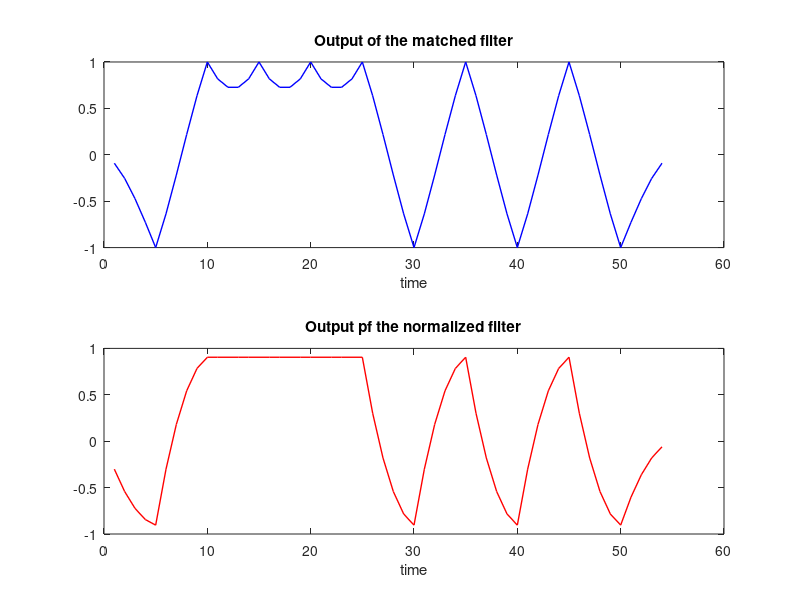
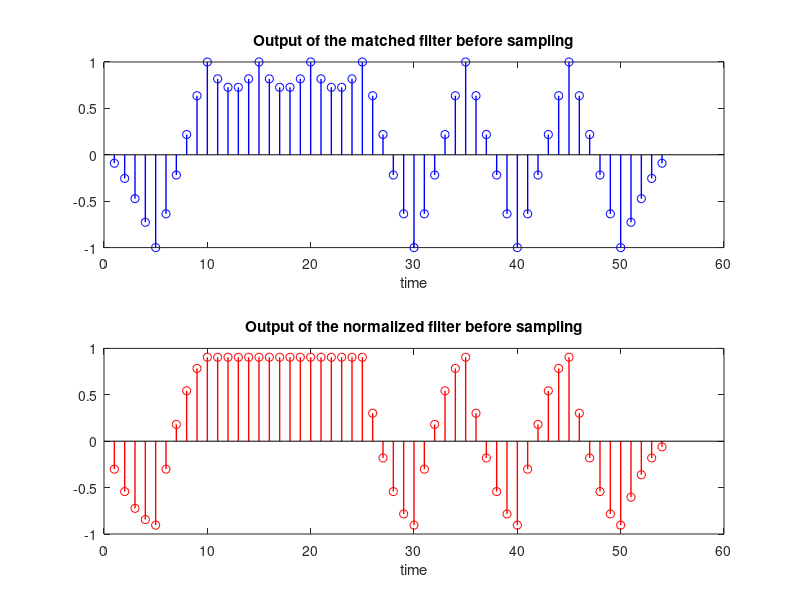
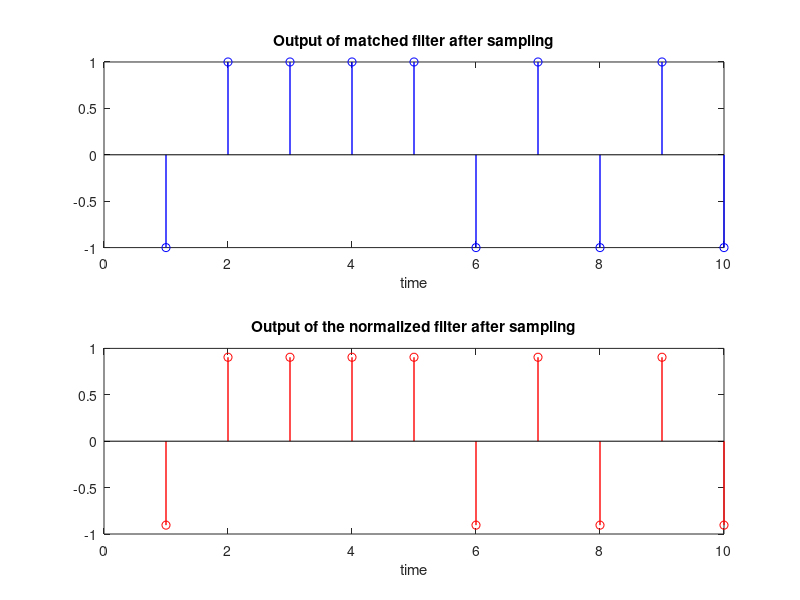
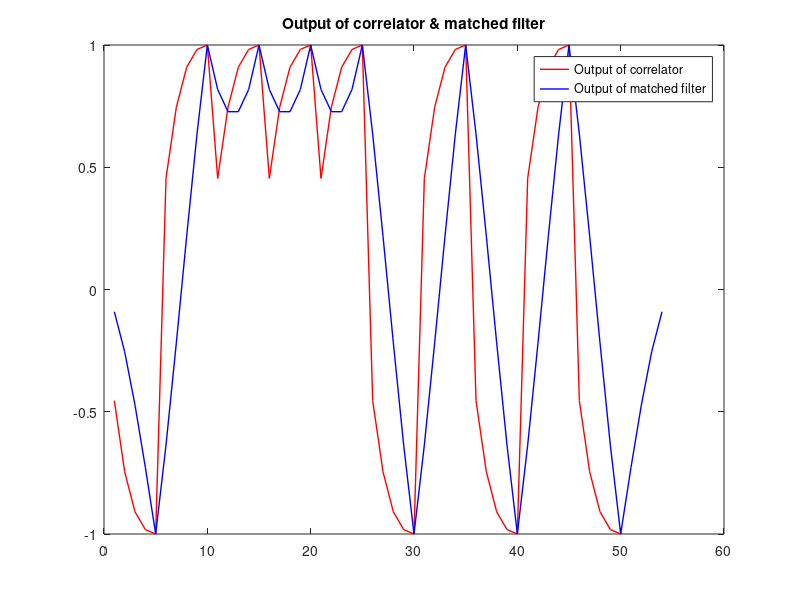

MATLAB code to generate these figures, in order: (Note: this script raises an error after producing the figures.)
%%%%%%%%%%%%%%%%%%%%%Free Noise Environment%%%%%%%%%%%%%%%%%%%
%Generating random sequence ---------------------------------
randSeq = randi([0,1] , 1, 10); %generating 10 random bits
randSeqEdit = (2*randSeq - 1); %converting 0 to -1 and 1 to +1
sampledSignal = upsample(randSeqEdit,5); %sapmle every 200ms
p = [5 4 3 2 1]/sqrt(55); %pulse shaping function
Yn= conv(sampledSignal,p); %output of the transmitter
%Yn = nonzeros(Y);
Yn(:,51:54) = []; %taking only nonzero values
%Matched Filter (matched to p) -------------------------------
MF = fliplr(p); %flip the pulse shaping function 
MF_out = conv(MF,Yn);
for i=1:10
    MF_outSampled (i) = MF_out(5*i); %sampling the output every Ts=1s
end
%Normalized filter --------------------------------------------
NF = [1 1 1 1 1]/sqrt(5);
NF_out = conv(Yn,NF);
for i=1:10
    NF_outSampled(i) = NF_out(5*i);
end
%Plots---------------------------------------------------------
figure;
subplot(2,1,1);
plot(MF_out,'b','linewidth',1);
xlabel("time");
title("Output of the matched filter");
subplot(2,1,2);
plot(NF_out,'r','linewidth',1);
xlabel("time");
title("Output pf the normalized filter");
figure;
subplot(2,1,1);
stem(MF_out,'b','linewidth',1);
xlabel("time");
title("Output of the matched filter before sampling");
subplot(2,1,2);
stem(NF_out,'r','linewidth',1);
xlabel("time");
title("Output of the normalized filter before sampling");
figure;
subplot(2,1,1);
stem(MF_outSampled,'b','linewidth',1);
xlabel("time");
title("Output of matched filter after sampling");
subplot(2,1,2);
stem(NF_outSampled,'r','linewidth',1);
xlabel("time");
title("Output of the normalized filter after sampling");
%Correlator in a noise free system-----------------------------
correlator_in=repmat(p,1,10).*Yn;
m=1;
for i=1:50
    correlator_out(i)=sum(correlator_in(m:i));
if mod(i,5)==0
    m=m+5;
end
end
for i=1:10
    correlator_outSampled(i)=correlator_out(5*i);
end
%Plots---------------------------------------------------------
figure;
plot(correlator_out,'r','linewidth',1);
hold on
plot(MF_out,'b','linewidth',1);
legend('Output of correlator','Output of matched filter');
title("Output of correlator & matched filter");
figure;
stem(correlator_out,'r','linewidth',1);
hold on
stem(MF_out,'b','linewidth',1);
legend('Output of correlator','Output of matched filter');
title("Output of correlator & matched filter before sampling");
figure;
stem(correlator_outSampled,'r','linewidth',1);
hold on
stem(MF_outSampled,'b','linewidth',1);
legend('Output of correlator','Output of matched filter');
title("Output of correlator & matched filter before sampling");

%%%%%%%%%%%%%%%%%%%%%%%Noisy Environment%%%%%%%%%%%%%%%%%%%%%%%
randSeq = randi([0,1],1,10000); %generating 10000 random bits
randSeqEdit = (2*randSeq - 1); %converting 0 to -1 and 1 to +1
sampledSignal = upsample(randSeqEdit,5); %sapmle every 200ms
p = [5 4 3 2 1]/sqrt(55); %pulse shaping function
Yn= conv(sampledSignal,p); %output of the transmitter
Yn(:,50001:50004) = []; %taking only nonzero values
noise = randn(1,size(Yn,2));
No=1;
Eb=1;
for j=-2:5
    No=Eb/(10^(j/10));
    noise_scaled = noise.*sqrt(No/2);
    Vn = Yn+noise_scaled; %adding noise to signal
%Matched and normalized filters---------------------------------
MF = fliplr(p);
MF_out = conv(Vn , MF);
NF = [5 5 5 5 5]/sqrt(125);
NF_out = conv(Vn,NF);
for i=1:10000
    MF_outSampled(i) = MF_out(i*5); %sampling every Ts=5*200ms
    NF_outSampled(i) = NF_out(i*5);
end
%Comparing with threshold for matched filter
for i = 1:length(MF_outSampled)
    if MF_outSampled(i)<0
        MF_outSampled(i) = -1;
    elseif MF_outSampled(i)>0
        MF_outSampled(i) = 1;
    end
end
%Comparing with threshold for matched filter
for i = 1:length(NF_outSampled)
    if NF_outSampled(i)<0
        NF_outSampled(i) = -1;
    elseif NF_outSampled(i)>0
        NF_outSampled(i) = 1;
    end
end
%Getting BER------------------------------------------------------
[numErrorMF , MF_ER] = symerr(MF_outSampled,randSeqEdit); %comparing output of MF with the original signal
[numErrorNF , NF_ER] = symerr(NF_outSampled,randSeqEdit); %comparing output of NF with the original signal
EbNo_ratio(j+3) = Eb/No;
MF_BER(j+3) = MF_ER; %BER for each itteration from -2dB to 5dB
NF_BER(j+3) = NF_ER;
end
%Getting theoritical BER------------------------------------------
for i=1:length(EbNo_ratio)
    theo_BER(i)=0.5*erfc(sqrt(EbNo_ratio(i)));
end
%Plots------------------------------------------------------------
figure;
semilogy(-2:5,MF_BER,'b','linewidth',1);
hold on
semilogy(-2:5,NF_BER,'r','linewidth',1);
hold on
semilogy(-2:5,theo_BER,'g','linewidth',1);
xlabel('Eb/No');
ylabel('BER');
legend('MF BER','NF BER','Theoretical BER');
title('Matched Filter BER ,Normalized Filter BER & Theoretical BER');

%%%%%%%%%%%%%%%%%%%%%%%ISI & Raised Cosine%%%%%%%%%%%%%%%%%%%%%%%
GenBits = randi([0,1],1,100); %data length of 100 bits
GenBitsEdit = (2*GenBits - 1); %converting 0 to -1 and 1 to +1
sampledBits = upsample(GenBitsEdit,5);
R = [0 0 1 1];
delay = [2 8 2 8];
for i=1:4
    [A,B]=rcosine(1,5,'sqrt',R(i),delay(i));
    TX_Filter=filter(A,B,sampledBits);
    RX_Filter=filter(A,B,TX_Filter);
    if i==1 
        eyediagram(TX_Filter,10);
        legend('TX 1');
        eyediagram(RX_Filter,10);
        legend('RX 1');
    elseif i==2
        eyediagram(TX_Filter,10);
        legend('TX 2');
        eyediagram(RX_Filter,10);
        legend('RX 2');
    elseif i==3
        eyediagram(TX_Filter,10);
        legend('TX 3');
        eyediagram(RX_Filter,10);
        legend('RX 3');
    elseif i==4
        eyediagram(TX_Filter,10);
        legend('TX 4');
        eyediagram(RX_Filter,10);
        legend('RX 4');
    end
    
end


